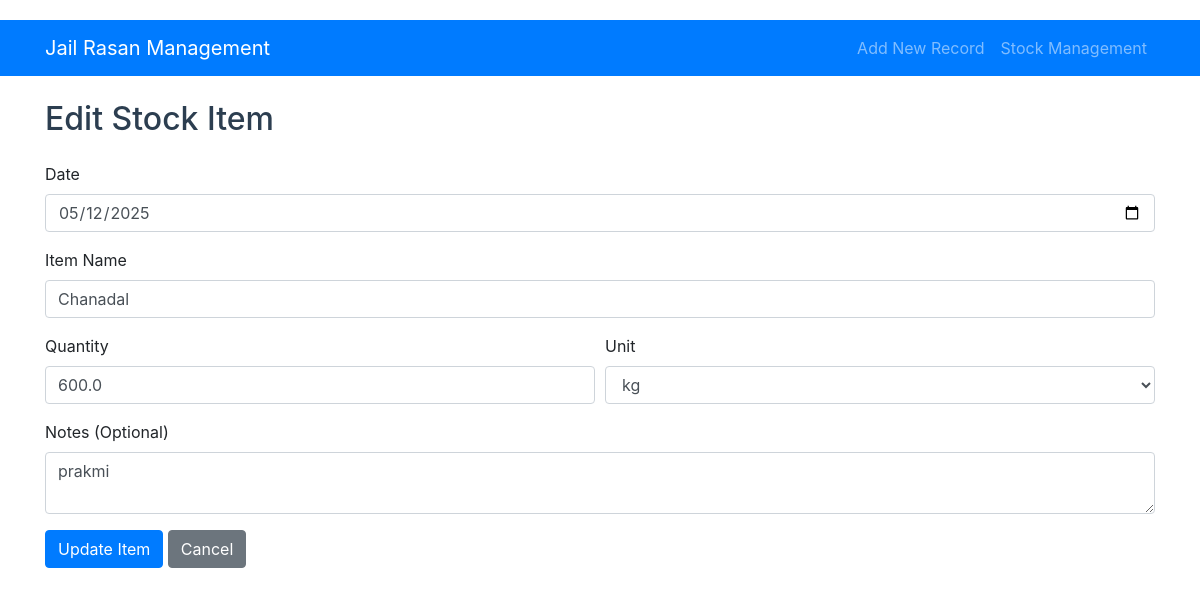
The page /stock/edit/2 on the database its author committed.
### models.py (models this page shows, shortened)
class StockItem(db.Model):
    id = db.Column(db.Integer, primary_key=True)
    date = db.Column(db.Date, nullable=False)
    item_name = db.Column(db.String(100), nullable=False)
    quantity = db.Column(db.Float, nullable=False)
    unit = db.Column(db.String(20), nullable=False)  # kg, ml, packets, etc.
    notes = db.Column(db.Text)

### app.py (the view, shortened to what this page needs)
@app.route('/stock/edit/<int:id>', methods=['GET', 'POST'])
def edit_stock(id):
    item = StockItem.query.get_or_404(id)
    return render_template('stock/edit_stock.html', item=item)

### templates/stock/edit_stock.html (shortened to what this page needs)
{% extends "base.html" %}
{% block content %}
    <h2 class="mb-4">Edit Stock Item</h2>
    <form method="POST">
        <div class="form-group">
            <label for="date">Date</label>
            <input type="date" class="form-control" id="date" name="date"
                   value="{{ item.date.strftime('%Y-%m-%d') }}" required>
        </div>
        <div class="form-group">
            <label for="item_name">Item Name</label>
            <input type="text" class="form-control" id="item_name" name="item_name"
                   value="{{ item.item_name }}" required>
        </div>
        <div class="form-row">
            <div class="form-group col-md-6">
                <label for="quantity">Quantity</label>
                <input type="number" step="0.01" class="form-control" id="quantity"
                       name="quantity" value="{{ item.quantity }}" required>
            </div>
            <div class="form-group col-md-6">
                <label for="unit">Unit</label>
                <select class="form-control" id="unit" name="unit" required>
                    <option value="kg" {% if item.unit == 'kg' %}selected{% endif %}>kg</option>
                </select>
            </div>
        </div>
        <div class="form-group">
            <label for="notes">Notes (Optional)</label>
            <textarea class="form-control" id="notes" name="notes" rows="2">{{ item.notes or '' }}</textarea>
        </div>
        <button type="submit" class="btn btn-primary">Update Item</button>
        <a href="{{ url_for('stock_list') }}" class="btn btn-secondary">Cancel</a>
    </form>
{% endblock %}

### static/style.css (style rules this page uses)
body { padding-top: 20px; padding-bottom: 20px; }
h2, h4 { color: #2c3e50; }

### rows shown on the page
StockItem: date "05/12/2025", item_name "Chanadal", quantity "600.0", unit "kg", notes "prakmi"
